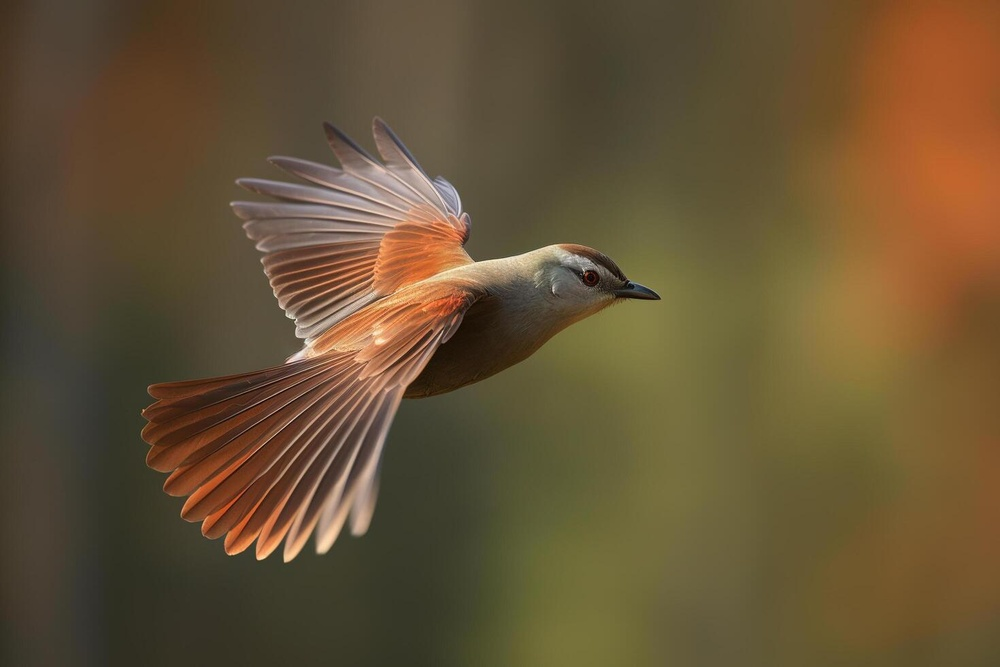
#> input picture imagen.jpg, 1000 x 667 px, shrunk from 1470 x 980 before the run
$ python enzo__tp.py
#> lines starting #> are read from the running program, lines starting #| are printed output that depends on the picture; after the words box and inside, x2 and y2 are one past the last pixel; in counts of white or black regions, pixels touching at a corner belong together
# -*- coding: utf-8 -*-
"""Enzo _TP

Automatically generated by Colab.

Original file is located at
    https://colab.research.google.com/drive/1Fhsl5CuDJAfBFAv-s4xH9jRtWZQozy38

# TRABAJO PRÁCTICO INTEGRADOR N°1

## Sistema de Análisis de Documentos Digitalizados

---

**Información del Estudiante:**
- **Nombre y Apellido:** [COMPLETAR]
- **Fecha de Entrega:** 24 de Septiembre de 2025
- **Materia:** Procesamiento de Imágenes - IFTS24

---

### Objetivo

Desarrollar un sistema básico de análisis automático de documentos digitalizados que integre las técnicas de procesamiento de imágenes estudiadas en el curso.

### Estructura del Trabajo

| Parte | Descripción | Peso |
|-------|-------------|------|
| **1** | Fundamentos Teóricos | 20% |
| **2** | Setup del Entorno | 15% |
| **3** | Análisis de Imágenes | 35% |
| **4** | Preprocessing Básico | 30% |

**Dataset requerido:** 3 imágenes de documentos con diferentes características (buena calidad, rotada, con problemas de iluminación)

---

# PARTE 1: Fundamentos Teóricos

## ¿Por qué Cuadernos Interactivos para IA y Ciencias de Datos?

### Diferencias Metodológicas Fundamentales

El trabajo en inteligencia artificial y ciencias de datos requiere un enfoque metodológico diferente al desarrollo de software tradicional. Mientras que la programación tradicional sigue un flujo lineal y predecible, el trabajo con datos es inherentemente iterativo y exploratorio.

**Programación Tradicional:**
```
Requisitos → Diseño → Implementación → Testing → Producto
```

**Investigación en IA/Datos:**
```
Hipótesis ⟷ Experimento ⟷ Análisis ⟷ Refinamiento ⟷ Nueva Hipótesis
```

### Ventajas de los Cuadernos Interactivos

1. **Narrativa Científica:** Permiten documentar el proceso de pensamiento, no solo el resultado final
2. **Iteración Rápida:** Ejecutar y modificar secciones específicas sin reejecutar todo el programa
3. **Visualización Inmediata:** Ver resultados inmediatamente después de cada paso
4. **Comunicación Efectiva:** Stakeholders no técnicos pueden seguir el proceso y entender decisiones
5. **Reproducibilidad:** Otros investigadores pueden replicar exactamente los experimentos

### Casos de Uso en la Industria

- **Google Research:** Publica papers con cuadernos que permiten reproducir experimentos
- **Netflix:** Usa cuadernos para análisis de datos de usuarios y recomendaciones
- **Uber:** Análisis de patrones de viajes y optimización de rutas
- **Kaggle:** Plataforma completa basada en cuadernos para competencias de machine learning

### Cuándo Usar Cada Herramienta

**Usar Cuadernos para:**
- Análisis exploratorio de datos
- Experimentación y prototipado
- Comunicación de resultados
- Educación y documentación

**Usar Scripts para:**
- Sistemas en producción
- Automatización de tareas repetitivas
- APIs y servicios web
- Pipelines de datos automatizados

En este trabajo práctico, usaremos cuadernos porque estamos en la fase de investigación y experimentación, donde necesitamos entender los datos, probar diferentes enfoques y documentar nuestros hallazgos.

---

# PARTE 2: Setup del Entorno

En esta sección vas a configurar tu entorno de trabajo de manera profesional. Un setup bien hecho te ahorra tiempo y errores durante todo el proyecto.

**Material de consulta:** `Utilidades_y_Plantillas.ipynb`

## 2.1 Importaciones Básicas

Importá las librerías necesarias para procesamiento de imágenes y visualización:
"""

# Commented out IPython magic to ensure Python compatibility.
# Importá aquí las librerías necesarias
# Necesitarás: numpy, matplotlib, opencv, y configuraciones básicas
#------------------------------------------------------------------#
import numpy as np                     # Para operaciones numéricas y matrices
import matplotlib.pyplot as plt        # Para mostrar imágenes y gráficos
import cv2                             # OpenCV: procesamiento de imágenes

#  Configuraciones básicas


# %matplotlib inline

# Cambiar estilo de gráficos (opcional)
plt.style.use('seaborn-v0_8')

"""## 2.2 Funciones Utilitarias

Implementá una función básica para cargar y mostrar información de imágenes:
"""

def cargar_imagen(ruta):
    """
    Carga una imagen desde una ruta y la convierte a RGB.
    Devuelve None si hay error.
    """
#> called with ruta = 'imagen.jpg'
    imagen = cv2.imread(ruta)  # Leer imagen
#> imagen is the input picture: shape (667, 1000, 3); mean B, G, R 53.2, 82.9, 101.8
    if imagen is None:
        print(f"⚠️ No se pudo cargar la imagen: {ruta}")
        return None

    imagen_rgb = cv2.cvtColor(imagen, cv2.COLOR_BGR2RGB)  # Convertir a RGB
    return imagen_rgb


def mostrar_info_imagen(imagen, titulo="Imagen"):
    """
    Muestra dimensiones, tipo, rango de valores y visualiza la imagen.
    """
#> called with titulo = 'Imagen cargada'
    if imagen is None:
        print("⚠️ Imagen no válida")
        return

    print("📐 Dimensiones:", imagen.shape)
#| 📐 Dimensiones: (667, 1000, 3)
    print("🔢 Tipo:", imagen.dtype)
#| 🔢 Tipo: uint8
    print("🌈 Rango:", imagen.min(), "-", imagen.max())
#| 🌈 Rango: 0 - 255

    plt.imshow(imagen)
    plt.title(titulo)
    plt.axis('off')
    plt.show()


# 🧪 Uso del programa
# Cambia "imagen.jpg" por la ruta de tu archivo
ruta_imagen = "imagen.jpg"

# Cargar la imagen en una variable
imagen = cargar_imagen(ruta_imagen)

# Mostrar información y la imagen
mostrar_info_imagen(imagen, "Imagen cargada")

"""## 2.3 Verificación del Setup

Probá que todo funciona creando una imagen sintética simple:
"""

# Creá una imagen sintética simple (ej: gradiente o patrón)
# Probá tus funciones con esta imagen

"""---

# PARTE 3: Análisis de Tu Dataset

Ahora vas a trabajar con tu dataset de 3 documentos. Esta parte es clave para entender qué problemas tenés que resolver.

**Preparación del Dataset:**
- Creá una carpeta llamada `dataset/` en la misma ubicación que este notebook
- Incluí exactamente 3 imágenes de documentos:
  1. Una de buena calidad (bien iluminada, recta)
  2. Una rotada o inclinada
  3. Una con problemas (oscura, borrosa, o con sombras)

## 3.1 Carga de las Imágenes

**Material de consulta:** `002/TEO/LeerImagenColor.ipynb`
"""

# Define las rutas a tus 3 imágenes
rutas_imagenes = [
    "dataset/imagen1.jpg",  # Buena calidad
    "dataset/imagen2.jpg",  # Rotada
    "dataset/imagen3.jpg"   # Con problemas
]

# Carga las 3 imágenes usando tu función
imagenes = []
nombres = ["Buena Calidad", "Rotada", "Con Problemas"]

# ✅ Cargar cada imagen en la lista
for ruta in rutas_imagenes:
    img = cargar_imagen(ruta)
#> call 2 of cargar_imagen, with ruta = 'dataset/imagen1.jpg'
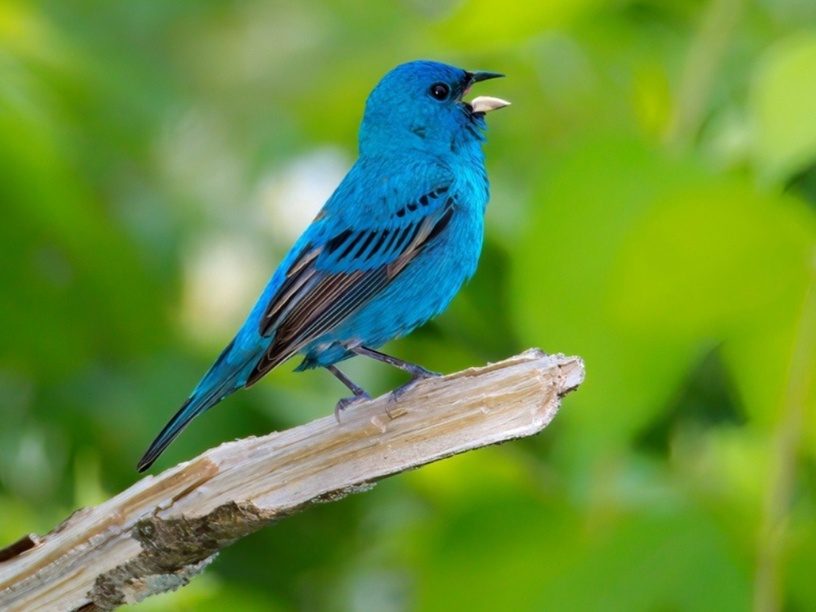
#> input picture imagen1.jpg, 816 x 612 px, shrunk from 1200 x 900 before the run, found by its file name
#> in cargar_imagen, imagen is the input picture: shape (612, 816, 3); mean B, G, R 61.1, 147.5, 104.8
    imagenes.append(img)

# ✅ Mostrar información de cada imagen
for img, nombre in zip(imagenes, nombres):
    mostrar_info_imagen(img, nombre)
#> this loop made 3 passes
#> nombre on passes 1 to 3: 'Buena Calidad', 'Rotada', 'Con Problemas'
#| 📐 Dimensiones: (612, 816, 3)
#| 🔢 Tipo: uint8
#| 🌈 Rango: 0 - 255
#| 📐 Dimensiones: (238, 298, 3)
#| 🔢 Tipo: uint8
#| 🌈 Rango: 0 - 255
#| 📐 Dimensiones: (766, 435, 3)
#| 🔢 Tipo: uint8
#| 🌈 Rango: 0 - 255

"""## 3.2 Inspección Visual y Análisis

**Material de consulta:** `002/Fundamentos_Imagen_Digital.ipynb`
"""

# Mostrar las 3 imágenes lado a lado con sus nombres
# Usa subplots de matplotlib

fig, axs = plt.subplots(1, 3, figsize=(15, 5))  # 1 fila, 3 columnas

for i, (img, nombre) in enumerate(zip(imagenes, nombres)):
    axs[i].imshow(img)
    axs[i].set_title(nombre)
    axs[i].axis('off')  # Oculta los ejes para mejor visualización

plt.tight_layout()
plt.show()
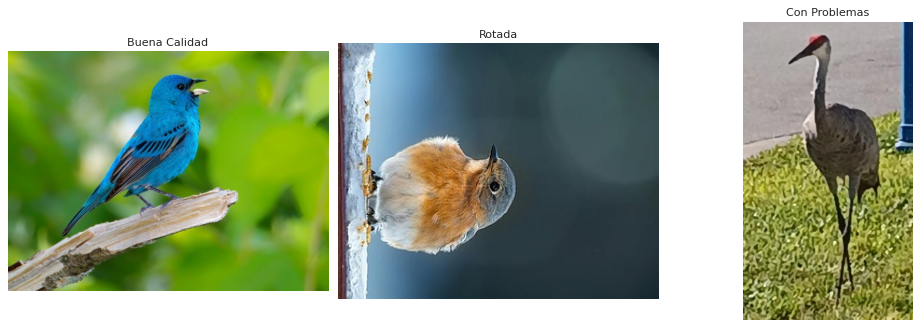
#> figure drawn by matplotlib, 3 panels

# Mostrar información básica y el histograma de cada imagen

for img, nombre in zip(imagenes, nombres):
    if img is None:
        print(f"⚠️ No se pudo procesar la imagen: {nombre}")
        continue

    # --- Información básica ---
    print(f"🔎 Análisis de: {nombre}")
    mostrar_info_imagen(img, nombre)  # Usa la función que hicimos antes

    # --- Histograma ---
    # Si la imagen es a color, la convertimos a escala de grises para el histograma
    if len(img.shape) == 3:
        img_gray = cv2.cvtColor(img, cv2.COLOR_RGB2GRAY)
    else:
        img_gray = img

    plt.figure(figsize=(6, 4))
    plt.hist(img_gray.ravel(), bins=256, color='gray', alpha=0.8)
    plt.title(f"Histograma - {nombre}")
    plt.xlabel("Valor de intensidad")
    plt.ylabel("Frecuencia")
    plt.grid(True, linestyle='--', alpha=0.5)
    plt.show()
#> this loop made 3 passes
#| 🔎 Análisis de: Buena Calidad
#| 📐 Dimensiones: (612, 816, 3)
#| 🔢 Tipo: uint8
#| 🌈 Rango: 0 - 255
#| 🔎 Análisis de: Rotada
#| 📐 Dimensiones: (238, 298, 3)
#| 🔢 Tipo: uint8
#| 🌈 Rango: 0 - 255
#| 🔎 Análisis de: Con Problemas
#| 📐 Dimensiones: (766, 435, 3)
#> (further printed lines are left out)
#> pass 1, `img_gray = cv2.cvtColor(img, cv2.COLOR_RGB2GRAY)`:
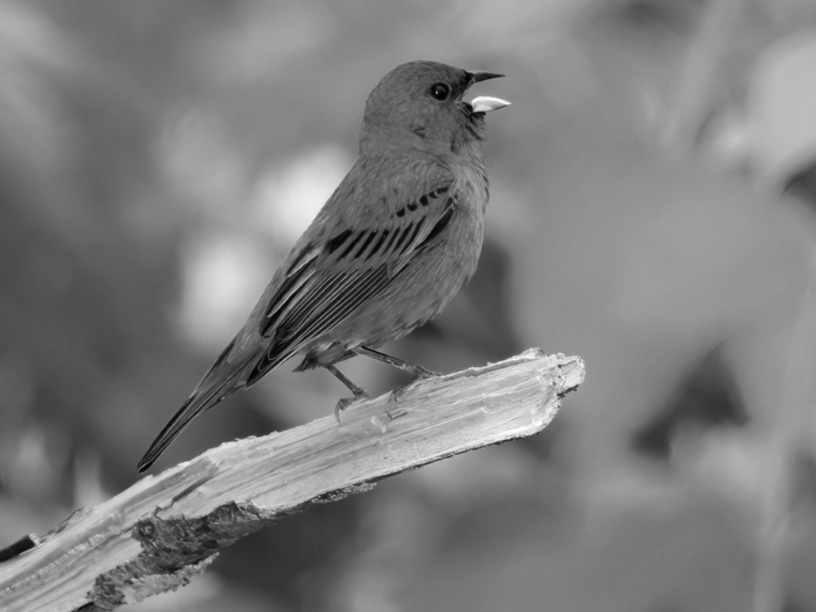
#> img_gray: shape (612, 816); min 0, max 255, mean 124.9
#> pass 1, `plt.show()`:
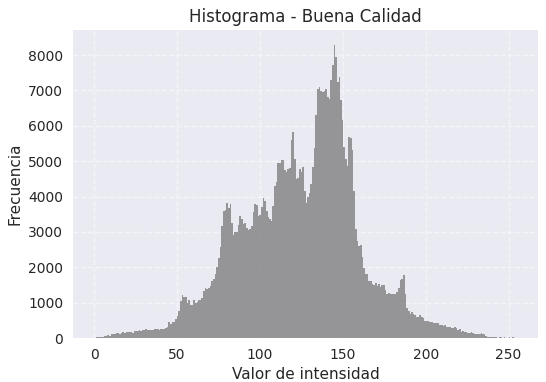
#> figure drawn by matplotlib, 1 panel; tallest bar 8293 high, from x = 144.4 to 145.4

"""## 3.3 Identificación de Problemas

Basándote en tu inspección visual, identificá los problemas principales de cada imagen:

**Imagen 1 (Buena Calidad):**
- Problemas identificados: [COMPLETAR]
- Preprocessing necesario: [COMPLETAR]

**Imagen 2 (Rotada):**
- Problemas identificados: [COMPLETAR]
- Preprocessing necesario: [COMPLETAR]

**Imagen 3 (Con Problemas):**
- Problemas identificados: [COMPLETAR]
- Preprocessing necesario: [COMPLETAR]

---

# PARTE 4: Preprocessing Básico

Ahora vas a aplicar técnicas de preprocessing para mejorar cada imagen. Trabajá con una imagen por vez.

## 4.1 Segmentación Básica

Separar el documento del fondo es el primer paso crítico.

**Material de consulta:** `Segmentacion.ipynb` (especialmente las funciones de umbralización)
"""

# Elegí UNA de tus imágenes para trabajar primero
imagen_trabajo = imagenes[0]  # Cambiá el índice (0, 1 o 2) según la imagen que quieras

# ✅ Convertir a escala de grises
imagen_gris = cv2.cvtColor(imagen_trabajo, cv2.COLOR_RGB2GRAY)

# Mostrar resultado
plt.imshow(imagen_gris, cmap='gray')
plt.title("Imagen en escala de grises")
plt.axis('off')
plt.show()

# Aplicar segmentación por umbralización
# Probe distintos valores de 'umbral' (entre 0 y 255) para ver cuál separa mejor los objetos del fondo
umbrales = [50, 100, 150, 180, 200]

plt.figure(figsize=(15, 5))

for i, u in enumerate(umbrales):
    _, img_umbral = cv2.threshold(imagen_gris, u, 255, cv2.THRESH_BINARY)
    plt.subplot(1, 5, i + 1)
    plt.imshow(img_umbral, cmap='gray')
    plt.title(f"Umbral = {u}")
    plt.axis('off')
#> this loop made 5 passes
#> pass 1, `_, img_umbral = cv2.threshold(imagen_gris, u, 255, cv2.THRESH_BINARY)`:
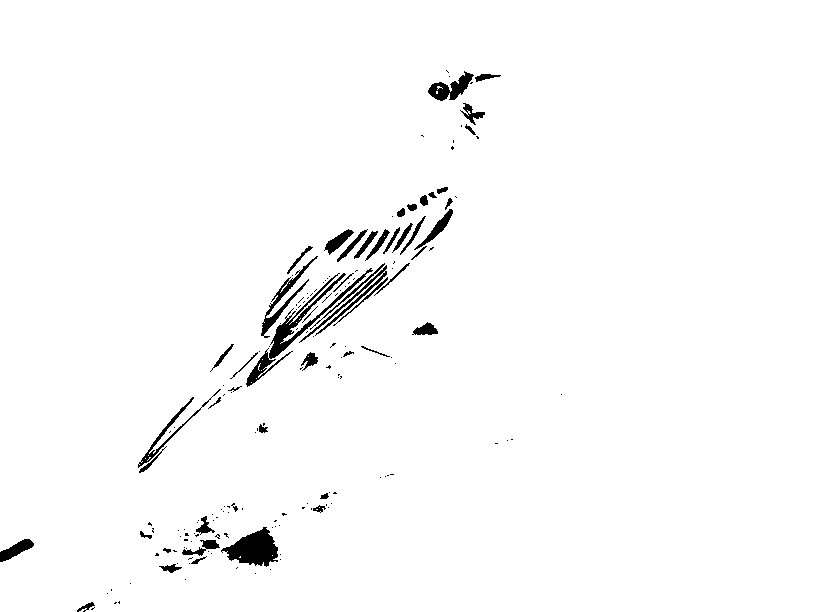
#> img_umbral: shape (612, 816); 98% white; 174 black regions (123 under 20 px), largest, box (x1, y1, x2, y2) and area: (246, 268, 373, 387) 1635, (221, 527, 278, 567) 1307, (261, 256, 318, 338) 674
#> pass 3, `_, img_umbral = cv2.threshold(imagen_gris, u, 255, cv2.THRESH_BINARY)`:
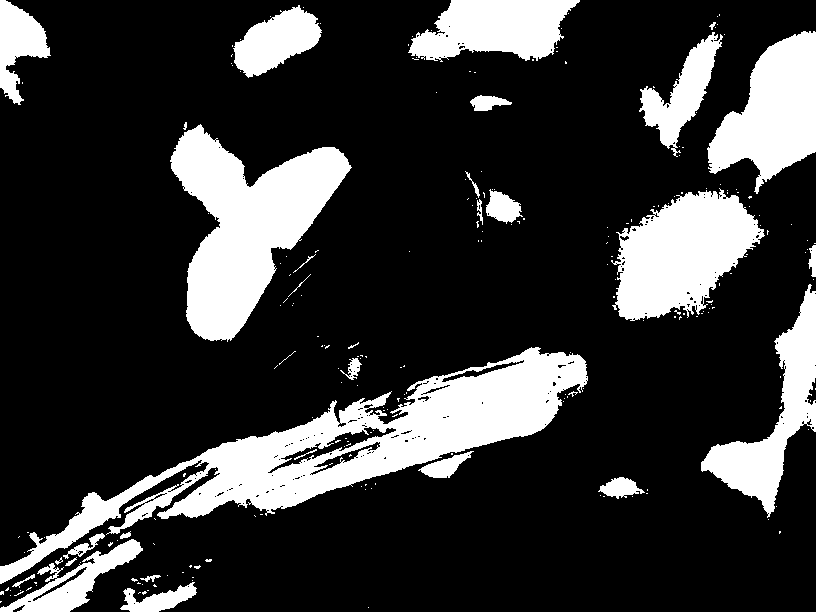
#> img_umbral: shape (612, 816); 21.3% white; 234 white regions (202 under 20 px), largest, box (x1, y1, x2, y2) and area: (0, 347, 588, 584) 30381, (170, 124, 352, 342) 18995, (611, 188, 765, 321) 12546

plt.tight_layout()
plt.show()
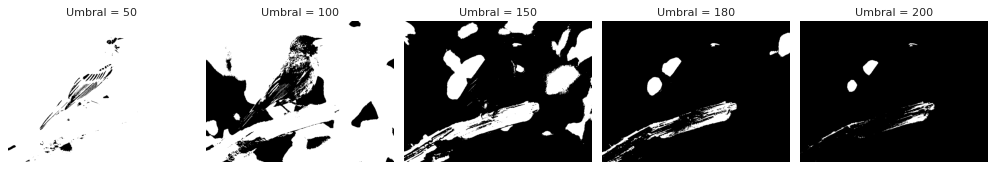
#> figure drawn by matplotlib, 5 panels

# Supongamos que ya tenemos:
# imagen_trabajo -> imagen original
# imagen_gris -> versión en escala de grises
# imagen_umbral -> máscara binaria (resultado del umbral elegido)

plt.figure(figsize=(15, 5))

# Imagen original
plt.subplot(1, 3, 1)
plt.imshow(imagen_trabajo)
plt.title("Original")
plt.axis('off')

# Escala de grises
plt.subplot(1, 3, 2)
plt.imshow(imagen_gris, cmap='gray')
plt.title("Escala de grises")
plt.axis('off')

# Máscara binaria
plt.subplot(1, 3, 3)
#> (the run stopped early here; a loop or call above may not have finished)
